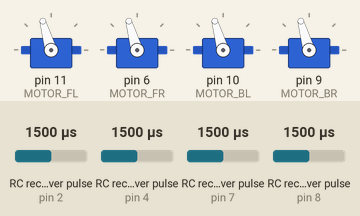
This sketch was run on a simulated Arduino Uno, built with avr-gcc and run on an emulated ATmega328P. On the bench: 4 × servo. Wiring (inferred from the names in the program): 4 × RC receiver channel: data pin 2 / data pin 4 / data pin 7 / data pin 8. The inputs (shaded band) are chosen by the test bench; at power-on: RC receiver pulse (sensors on pin 2, pin 4, pin 8, pin 7) 1500 µs. What the sketch prints to the serial monitor is not drawn.

Above: at 1.2 s.
1.3 s: RC receiver pulse (sensor on pin 2) set to 1980 µs
At 1.8 s:
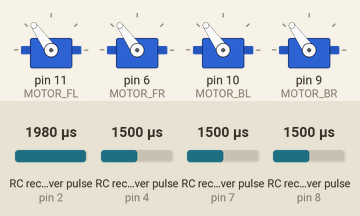
2.8 s: RC receiver pulse (sensor on pin 4) set to 1020 µs
4.4 s: RC receiver pulse (sensor on pin 8) set to 1020 µs
At 4.8 s:
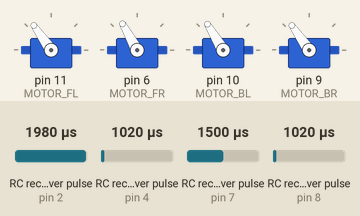
5.9 s: RC receiver pulse (sensor on pin 2) set to 1250 µs
At 6.4 s:
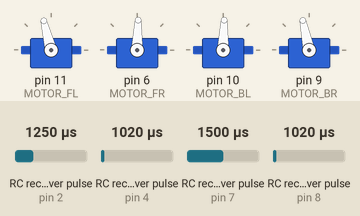
7.4 s: RC receiver pulse (sensor on pin 8) set to 1250 µs
At 7.6 s:
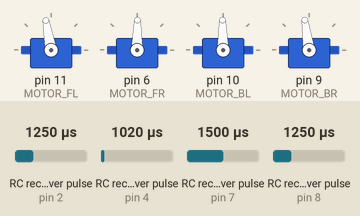
10.4 s: RC receiver pulse (sensor on pin 4) set to 1750 µs
At 10.9 s:
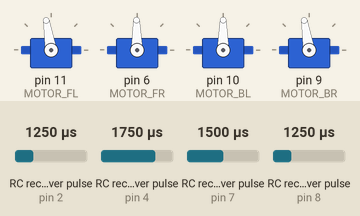
Timing chart, 0 to 14.4 s (numbered marks = the images above; inputs shaded):
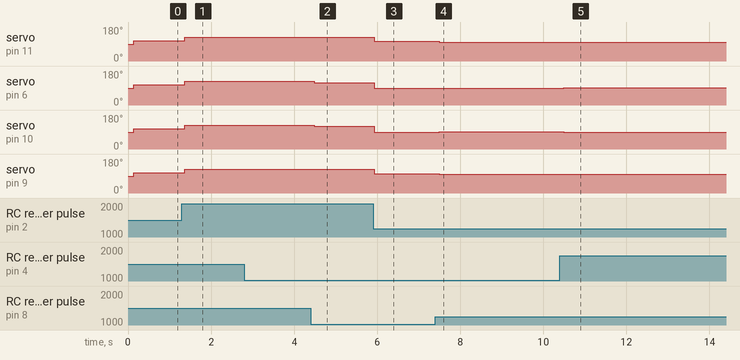

The sketch:

roll_pid.ino
```cpp
#include <PinChangeInt.h>
#include <PID_v1.h>
#include <Servo.h>


// Define value of pi
#define PI 3.141592653589793
#define g  9.80665
#define NITER  5

// 20 ms wait for serial signal
#define MAX_MILLIS_TO_WAIT 20

// Define RC channels pin numbers
#define RC_THROTTLE      2
#define RC_ROLL          4
#define RC_PITCH         7
#define RC_YAW           8
#define RC_IN_PIN_5     12
#define RC_IN_PIN_6     13

// These bit flags are set in bUpdateFlagsShared to indicate which
// channels have new signals
#define THROTTLE_FLAG   1
#define ROLL_FLAG       2
#define PITCH_FLAG      4
#define YAW_FLAG        8

// Define drone motor pin numbers
#define MOTOR_FL        11
#define MOTOR_FR         6
#define MOTOR_BL        10
#define MOTOR_BR         9

// RC Radio min/max for each stick
#define RC_MIN       1100
#define RC_MID       1500
#define RC_MAX       1900
#define ESC_MIN      1450
#define ESC_MAX      1830

// Define ESC servo objects
Servo ESC1;
Servo ESC2;
Servo ESC3;
Servo ESC4;

// Various global variables
int channels[4];
volatile uint8_t bUpdateFlagsShared;
long rcthr, rcyaw, rcpit, rcroll, pwm1, pwm2, pwm3, pwm4;
uint32_t ulThrottleStart, ulYawStart, ulPitchStart, ulRollStart;
volatile uint16_t unThrottleInShared, unYawInShared, unPitchInShared, unRollInShared;

unsigned long starttime;
float euler[] = {0.0, 0.0, 0.0};
float gyro[] = {0.0, 0.0, 0.0};
float accl[] = {0.0, 0.0, 0.0};
double roll, pitch, yaw, x_gyro, y_gyro, z_gyro;
float roll_val[NITER], pitch_val[NITER], yaw_val[NITER], x_gyro_val[NITER], y_gyro_val[NITER], z_gyro_val[NITER];

// PID variables and arrays
double roll_out, pitch_out, yaw_out;
double roll_stab_out, pitch_stab_out, yaw_stab_out;

double roll_stab_param[] = {0.5, 0.0, 0.0};

double roll_rate_param[] = {0.2, 0.0, 0.0};

PID roll_stab_pid((double *)&rcroll, &roll_stab_out, &roll, roll_stab_param[0], roll_stab_param[1], roll_stab_param[2], DIRECT);

PID roll_rate_pid((double *)&roll_stab_out, &roll_out, &x_gyro, roll_rate_param[0], roll_rate_param[1], roll_rate_param[2], DIRECT);


// ==================  IMU control code  ==============================================
// Determine mean value
float mean(float* val) {
  float temp = 0.0;
  for(int i = 0; i < NITER; i++){
    temp += val[i];
  }
  return temp/NITER;
}

// Function to convert angles in radians to degree
float rad2deg(float angle) {
    return (180/PI) * angle;
}

// Get Euler angles, gyro an accelerometer values from the IMU
byte readIMU(float* euler, float* gyro, float* accl) {
    byte cmd[] = {0x75,0x65,0x0C,0x0D,0x0D,0x01,0x00,0x03,0x0C,0x00,0x00,0x04,0x00,0x00,0x05,0x00,0x00,0x19,0xE5};
    byte reply[58];

    // Variables to receive euler angles, gyro and accelerometer values
    union {
     float val;
     unsigned char b[4];
    } uav_value;

    // Send serial command
    Serial.write(cmd, sizeof(cmd));

    // Delay of 1 ms
    delay(1);

    starttime = millis();

    // Wait till all 58 bytes are recieved or 100 ms has gone bye
    while ((Serial.available() < 58) && ((millis() - starttime) < MAX_MILLIS_TO_WAIT)) {
    }

    // If less than 58 bytes are available on serial register, return \x01 error
    // code else send \x00 success code and populate euler angles
    if (Serial.available() < 58) {
       return byte(1);
    }
    else {
       for (int n = 0; n < 58; n++) {
           reply[n] = Serial.read();
           delay(1);
       }

       // Roll angle
       uav_value.b[0] = reply[19];
       uav_value.b[1] = reply[18];
       uav_value.b[2] = reply[17];
       uav_value.b[3] = reply[16];
       euler[0] = uav_value.val;

       // Pitch  angle
       uav_value.b[0] = reply[23];
       uav_value.b[1] = reply[22];
       uav_value.b[2] = reply[21];
       uav_value.b[3] = reply[20];
       euler[1] = uav_value.val;

       // Yaw angle
       uav_value.b[0] = reply[27];
       uav_value.b[1] = reply[26];
       uav_value.b[2] = reply[25];
       uav_value.b[3] = reply[24];
       euler[2] = uav_value.val;

       // X Acceleration
       uav_value.b[0] = reply[33];
       uav_value.b[1] = reply[32];
       uav_value.b[2] = reply[31];
       uav_value.b[3] = reply[30];
       accl[0] = uav_value.val;

       // Y Acceleration
       uav_value.b[0] = reply[37];
       uav_value.b[1] = reply[36];
       uav_value.b[2] = reply[35];
       uav_value.b[3] = reply[34];
       accl[1] = uav_value.val;

       // Z Acceleration
       uav_value.b[0] = reply[41];
       uav_value.b[1] = reply[40];
       uav_value.b[2] = reply[39];
       uav_value.b[3] = reply[38];
       accl[2] = uav_value.val;

       // X gyro
       uav_value.b[0] = reply[47];
       uav_value.b[1] = reply[46];
       uav_value.b[2] = reply[45];
       uav_value.b[3] = reply[44];
       gyro[0] = uav_value.val;

       // Y gyro
       uav_value.b[0] = reply[51];
       uav_value.b[1] = reply[50];
       uav_value.b[2] = reply[49];
       uav_value.b[3] = reply[48];
       gyro[1] = uav_value.val;

       // Z gyro
       uav_value.b[0] = reply[55];
       uav_value.b[1] = reply[54];
       uav_value.b[2] = reply[53];
       uav_value.b[3] = reply[52];
       gyro[2] = uav_value.val;

       return reply[7];
    }
}


// =================== RC/MOTOR control code ===========================================
// simple interrupt service routine
void calcThrottle()
{
  if(digitalRead(RC_THROTTLE) == HIGH)
  {
    ulThrottleStart = micros();
  }
  else
  {
    unThrottleInShared = (uint16_t)(micros() - ulThrottleStart);
    bUpdateFlagsShared |= THROTTLE_FLAG;
  }
}


void calcYaw()
{
  if(digitalRead(RC_YAW) == HIGH)
  {
    ulYawStart = micros();
  }
  else
  {
    unYawInShared = (uint16_t)(micros() - ulYawStart);
    bUpdateFlagsShared |= YAW_FLAG;
  }
}

void calcPitch()
{
  if(digitalRead(RC_PITCH) == HIGH)
  {
    ulPitchStart = micros();
  }
  else
  {
    unPitchInShared = (uint16_t)(micros() - ulPitchStart);
    bUpdateFlagsShared |= PITCH_FLAG;
  }
}


void calcRoll()
{
  if(digitalRead(RC_ROLL) == HIGH)
  {
    ulRollStart = micros();
  }
  else
  {
    unRollInShared = (uint16_t)(micros() - ulRollStart);
    bUpdateFlagsShared |= ROLL_FLAG;
  }
}


void readRC(int channels[]) {
   // local copy of channel inputs
   static uint16_t unThrottleIn, unYawIn, unPitchIn, unRollIn;

   // local copy of update flags
   static uint8_t bUpdateFlags;

   // check shared update flags to see if any channels have a new signal
   if(bUpdateFlagsShared)
   {
     noInterrupts(); // turn interrupts off quickly while we take local copies of the shared variables

     // take a local copy of which channels were updated in case we need to use this in the rest of loop
     bUpdateFlags = bUpdateFlagsShared;

     if(bUpdateFlags & THROTTLE_FLAG)
     {
       unThrottleIn = unThrottleInShared;
     }

     if(bUpdateFlags & ROLL_FLAG)
     {
       unRollIn = unRollInShared;
     }

     if(bUpdateFlags & PITCH_FLAG)
     {
       unPitchIn = unPitchInShared;
     }

     if(bUpdateFlags & YAW_FLAG)
     {
       unYawIn = unYawInShared;
     }

     bUpdateFlagsShared = 0;

     interrupts();
   }

   if(bUpdateFlags & THROTTLE_FLAG)
   {
     channels[0] = unThrottleIn;
   }

   if(bUpdateFlags & ROLL_FLAG)
   {
     channels[1] = unRollIn;
   }

   if(bUpdateFlags & PITCH_FLAG)
   {
     channels[2] = unPitchIn;

   }

   if(bUpdateFlags & YAW_FLAG)
   {
     channels[3] =  unYawIn;
   }

   bUpdateFlags = 0;
}


void setup()
{
  // Start serial communication channel
  Serial.begin(115200);

  // Attach interrupts to RC arduino pins
  PCintPort::attachInterrupt(RC_THROTTLE,calcThrottle,CHANGE);
  PCintPort::attachInterrupt(RC_ROLL,calcRoll,CHANGE);
  PCintPort::attachInterrupt(RC_PITCH,calcPitch,CHANGE);
  PCintPort::attachInterrupt(RC_YAW,calcYaw,CHANGE);

  // Attach ESC's to arduino pins
  ESC1.attach(MOTOR_FL);
  ESC2.attach(MOTOR_FR);
  ESC3.attach(MOTOR_BL);
  ESC4.attach(MOTOR_BR);

  // Set RC channel value to "rest"
  channels[0] = RC_MIN;
  channels[1] = RC_MID;
  channels[2] = RC_MID;
  channels[3] = RC_MID;

  // Read "rest" euler, gyro and accl values
  if (readIMU(euler, gyro, accl) == '\x00') {
       roll = rad2deg(euler[0]);
       pitch = rad2deg(euler[1]);
       yaw = rad2deg(euler[2]);
       x_gyro = rad2deg(gyro[0]);
       y_gyro = rad2deg(gyro[1]);
       z_gyro = rad2deg(gyro[2]);
  }
  else {
       roll = 0.0;
       pitch = 0.0;
       yaw = 0.0;
       x_gyro = 0.0;
       y_gyro = 0.0;
       z_gyro = 0.0;
  }

  // Set PID mode
  roll_stab_pid.SetMode(AUTOMATIC);
  roll_rate_pid.SetMode(AUTOMATIC);

  // Delay of 10 ms
  delay(10);
}

void loop()
{
  // Read IMU 10-15 times and average the Euler angle and rotational speed values
  for (int i = 0; i < NITER; i++){
    if (readIMU(euler, gyro, accl) == '\x00'){
        roll_val[i] = rad2deg(euler[0]);
        pitch_val[i] = rad2deg(euler[1]);
        yaw_val[i] = rad2deg(euler[2]);
        x_gyro_val[i] = rad2deg(gyro[0]);
        y_gyro_val[i] = rad2deg(gyro[1]);
        z_gyro_val[i] = rad2deg(gyro[2]);
    }
  }

  // Mean value of Euler angles and rotational speed
  roll = mean(roll_val);

  // Display IMU values
  Serial.println(roll);

  // Read RC channel values
  readRC(channels);

  if (channels[1] == 0 & channels[2] == 0 & channels[3] == 0) {
    channels[0] = RC_MIN;
    channels[1] = RC_MID;
    channels[2] = RC_MID;
    channels[3] = RC_MID;
  }

  // Apart from throttle, map roll, pitch and yaw to angles in degrees
  rcthr = channels[0];
  rcroll = map(channels[1], RC_MIN, RC_MAX, -15, 15);
  rcpit = map(channels[2], RC_MIN, RC_MAX, -15, 15);
  rcyaw = map(channels[3], RC_MIN, RC_MAX, -150, 150);

  Serial.println("RC constrained values:");
  Serial.println(rcroll);

  // Stablization PID
  roll_stab_pid.Compute();
  //pitch_stab_pid.Compute();
  //yaw_stab_pid.Compute();

  Serial.println("Stab PID output");
  Serial.println(roll_stab_out);

  roll_stab_out = constrain(roll_stab_out, -100, 100);

  // Rate PID
  roll_rate_pid.Compute();

  Serial.println("Rate PID output");
  Serial.println(roll_out);

  roll_out = constrain(roll_out, -150, 150);

  pwm1 = constrain(rcthr - rcroll - rcpit - rcyaw, RC_MIN, RC_MAX);
  pwm2 = constrain(rcthr + rcroll - rcpit + rcyaw, RC_MIN, RC_MAX);
  pwm3 = constrain(rcthr - rcroll + rcpit + rcyaw, RC_MIN, RC_MAX);
  pwm4 = constrain(rcthr + rcroll + rcpit - rcyaw, RC_MIN, RC_MAX);

  //pwm1 = constrain(rcthr - roll_output - pitch_output - yaw_output, RC_MIN, RC_MAX);
  //pwm2 = constrain(rcthr + roll_output - pitch_output + yaw_output, RC_MIN, RC_MAX);
  //pwm3 = constrain(rcthr - roll_output + pitch_output + yaw_output, RC_MIN, RC_MAX);
  //pwm4 = constrain(rcthr + roll_output + pitch_output - yaw_output, RC_MIN, RC_MAX);

  pwm1 = map(pwm1, RC_MIN, RC_MAX, ESC_MIN, ESC_MAX);
  pwm2 = map(pwm2, RC_MIN, RC_MAX, ESC_MIN, ESC_MAX);
  pwm3 = map(pwm3, RC_MIN, RC_MAX, ESC_MIN, ESC_MAX);
  pwm4 = map(pwm4, RC_MIN, RC_MAX, ESC_MIN, ESC_MAX);

  Serial.println("ESC pwm values:");
  Serial.println(pwm1);
  Serial.println(pwm2);
  Serial.println(pwm3);
  Serial.println(pwm4);

  ESC1.writeMicroseconds(pwm1);
  ESC2.writeMicroseconds(pwm2);
  ESC3.writeMicroseconds(pwm3);
  ESC4.writeMicroseconds(pwm4);
}
```

Measured:
- after the input at 1.3 s, servo on pin 11 (MOTOR_FL), servo on pin 6 (MOTOR_FR), servo on pin 10 (MOTOR_BL), servo on pin 9 (MOTOR_BR): 106° → 125° after 0.07 s
- after the input at 2.8 s, every drawn part: stays the same
- after the input at 4.4 s, servo on pin 6 (MOTOR_FR): 125° → 119° after 0.09 s; servo on pin 10 (MOTOR_BL): 125° → 121° after 0.09 s
- after the input at 5.9 s, servo on pin 11 (MOTOR_FL): 125° → 104° at once; servo on pin 6 (MOTOR_FR): 119° → 88° at once; servo on pin 10 (MOTOR_BL): 121° → 88° at once; servo on pin 9 (MOTOR_BR): 125° → 102° at once
- after the input at 7.4 s, servo on pin 11 (MOTOR_FL): 104° → 100° after 0.09 s; servo on pin 6 (MOTOR_FR): 88° → 89° after 0.09 s, → 90° 0.22 s later, → 89° 0.11 s later, → 90° 1.0 s later, … (9 changes in this stretch); servo on pin 10 (MOTOR_BL): 88° → 91° after 0.09 s; servo on pin 9 (MOTOR_BR): 102° → 98° after 0.09 s
- after the input at 10.4 s, servo on pin 11 (MOTOR_FL): 100° → 99° after 0.09 s, → 98° 2.3 s later, → 99° 0.11 s later; servo on pin 10 (MOTOR_BL): 91° → 90° after 0.09 s; servo on pin 9 (MOTOR_BR): 98° → 99° after 0.09 s, → 100° 2.8 s later, → 99° 0.11 s later
